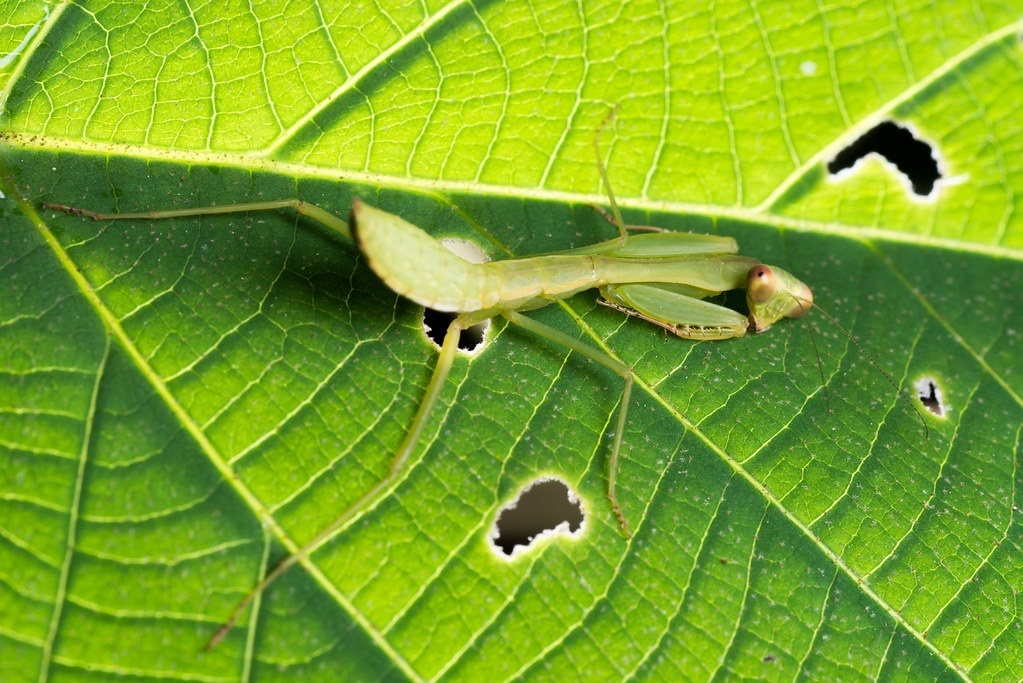
#> input picture FACE-P1/testing_data/default/COD10K-CAM-3-Flying-62-Mantis-4290.jpg, 1023 x 683 px; its folder holds only this picture in this run
$ python -i data.py   (imports and definitions only)
#> lines starting #> are read from the running program, lines starting #| are printed output that depends on the picture
#> further down, picture is the input picture: PIL image 1023x683 RGB; mean R, G, B 122.4, 165.7, 38.5
# -*- coding: utf-8 -*-
"""
Created on Thu Feb 16 11:42:48 2023

@author: Debra Hogue

Modified RankNet by Lv et al. to use Tensorflow not Pytorch
and added additional comments to explain methods

Paper: Simultaneously Localize, Segment and Rank the Camouflaged Objects by Lv et al.
"""

import os
from PIL import Image
import tensorflow.data as data
import tensorflow as tf
import random
import numpy as np
from PIL import ImageEnhance
import math


"""
    Several data augumentation strategies
"""
# [31 lines left out: functions cv_random_flip, randomCrop, randomRotation, not called in this run]


def colorEnhance(image):
    bright_intensity = random.randint(5, 15) / 10.0
    image = ImageEnhance.Brightness(image).enhance(bright_intensity)
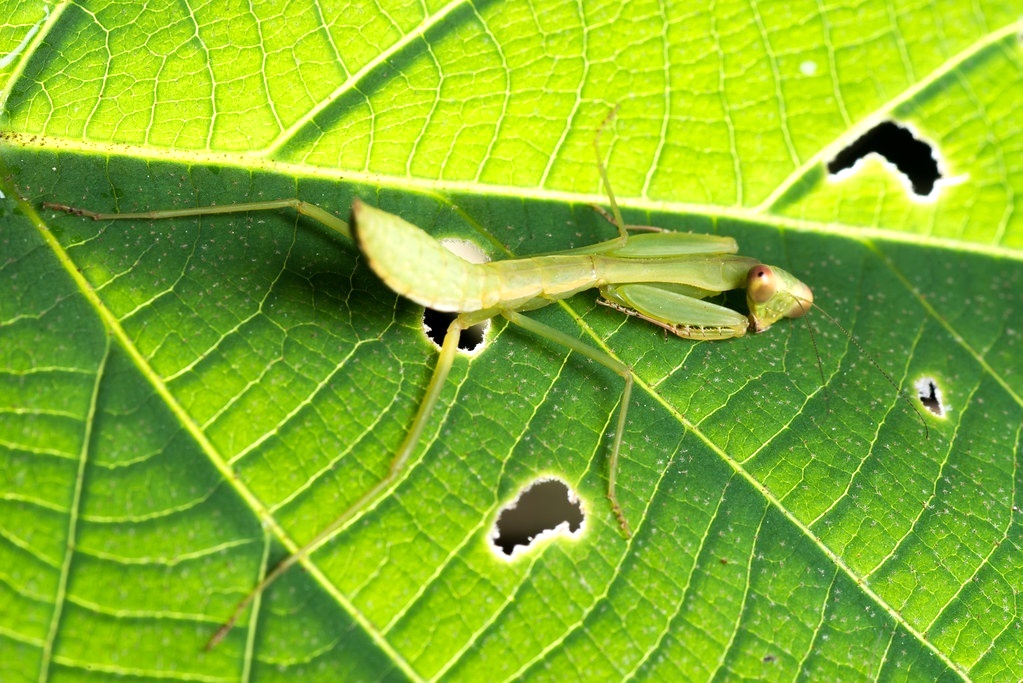
#> image: PIL image 1023x683 RGB; mean R, G, B 133.9, 181.2, 41.9
    contrast_intensity = random.randint(5, 15) / 10.0
    image = ImageEnhance.Contrast(image).enhance(contrast_intensity)
    color_intensity = random.randint(0, 20) / 10.0
    image = ImageEnhance.Color(image).enhance(color_intensity)
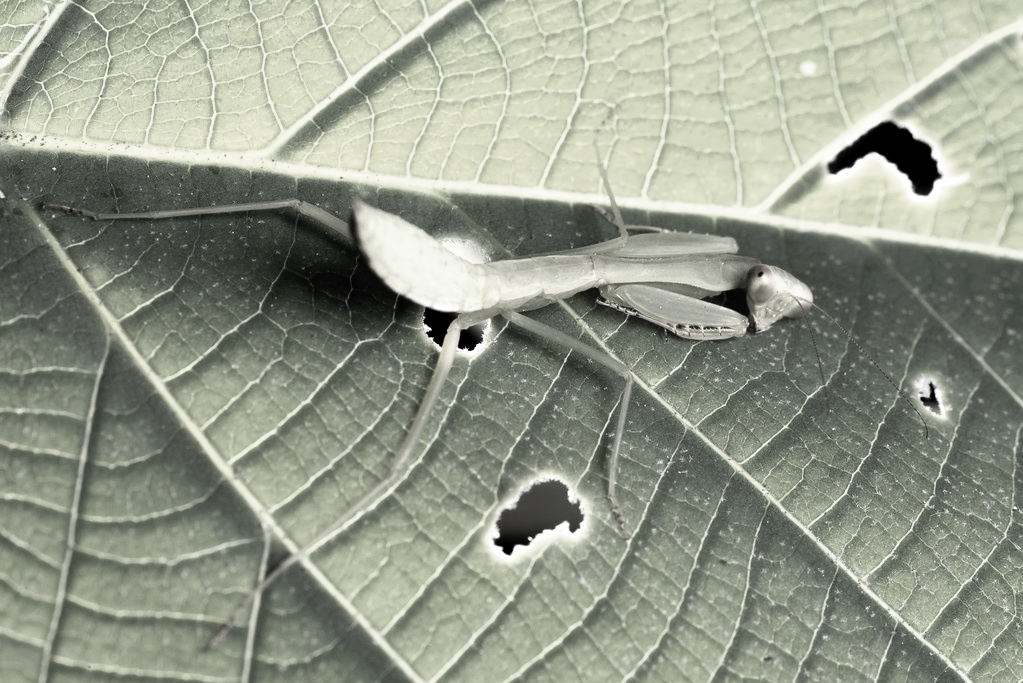
#> image: PIL image 1023x683 RGB; mean R, G, B 148, 153.2, 138.2
    sharp_intensity = random.randint(0, 30) / 10.0
    image = ImageEnhance.Sharpness(image).enhance(sharp_intensity)
    return image


# [40 lines left out: functions randomGaussian, randomGaussian1, randomPeper, not called in this run]

"""
    Salient Object Dataset - dataset for training
        The current loader is not using the normalized depth maps for training and test.
        If you use the normalized depth maps (e.g., 0 represents background and 1 represents foreground.),
        the performance will be further improved.
"""
class SalObjDataset(tf.keras.utils.Sequence):
    # [115 lines left out: functions __init__, __getitem__, __iter__, get_pic, filter_files, rgb_loader and 2 more, not called in this run]

    def __len__(self):
        return self.size


# [6 lines left out: function get_loader, not called in this run]


"""
    Testing Dataset class
"""
class test_dataset:
    # [7 lines left out: function __init__, not called in this run]

    def len(self):
        return self.size

    # [24 lines left out: functions load_data, rgb_loader, binary_loader, not called in this run]

>>> from PIL import Image
>>> picture = Image.open('testing_data/default/COD10K-CAM-3-Flying-62-Mantis-4290.jpg')
>>> result = colorEnhance(picture)

$ run again, on FACE-P1/testing_data/default/best-animal-camouflage-17.jpg
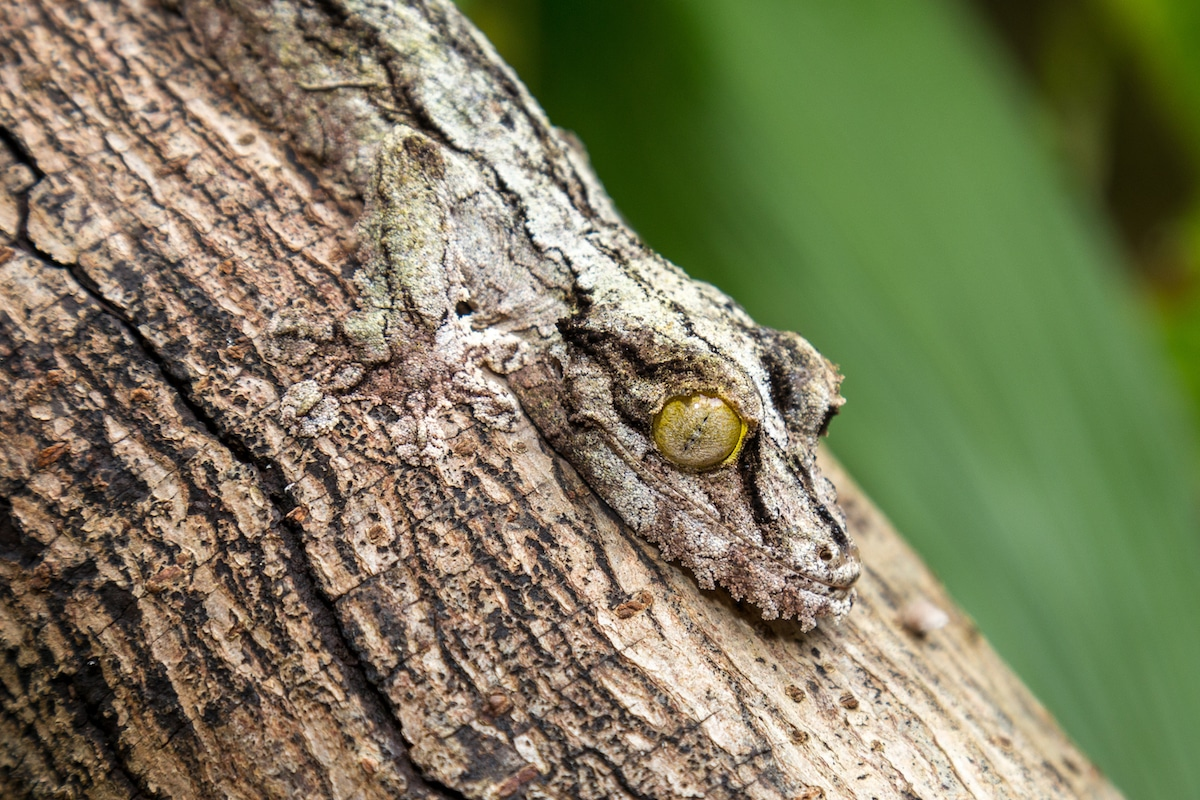
#> input picture FACE-P1/testing_data/default/best-animal-camouflage-17.jpg, 1200 x 800 px
#> picture is the input picture: PIL image 1200x800 RGB; mean R, G, B 123.5, 123, 91.6
#> in colorEnhance, `image = ImageEnhance.Brightness(image).enhance(bright_intensity)`:
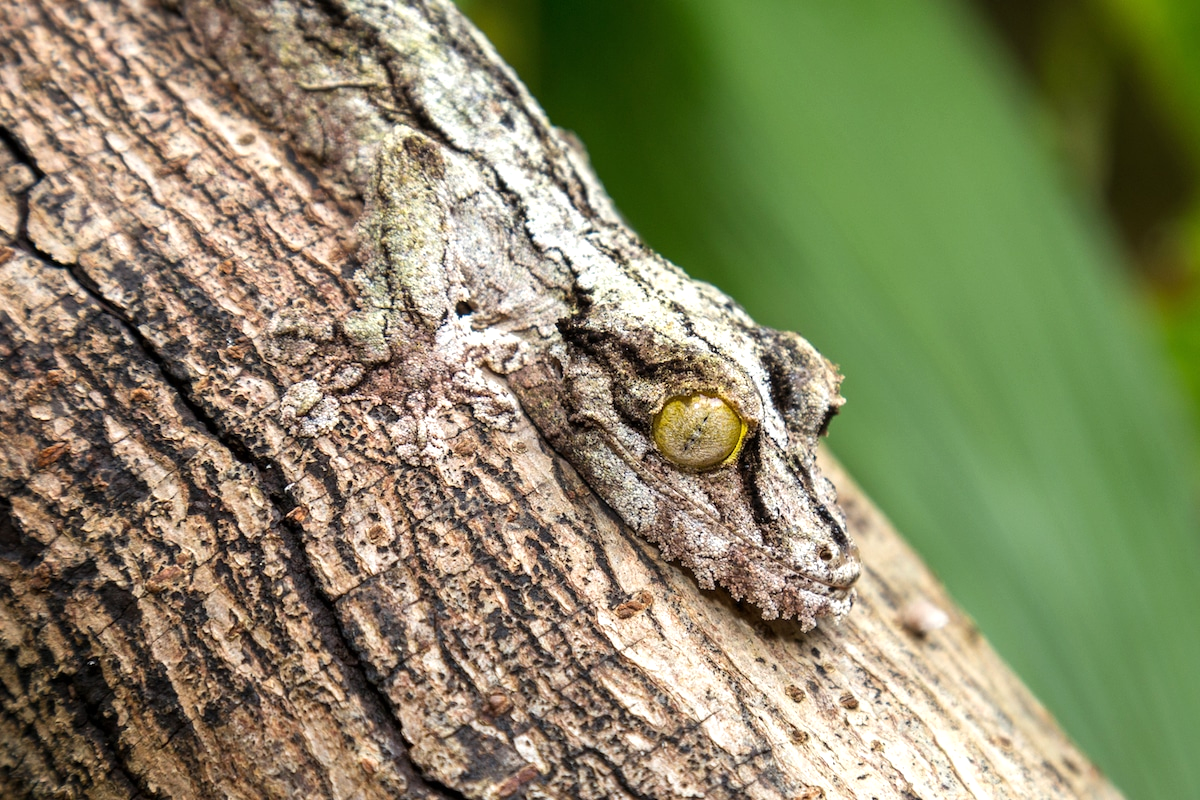
#> image: PIL image 1200x800 RGB; mean R, G, B 134.8, 134.6, 100.3
#> in colorEnhance, `image = ImageEnhance.Color(image).enhance(color_intensity)`:
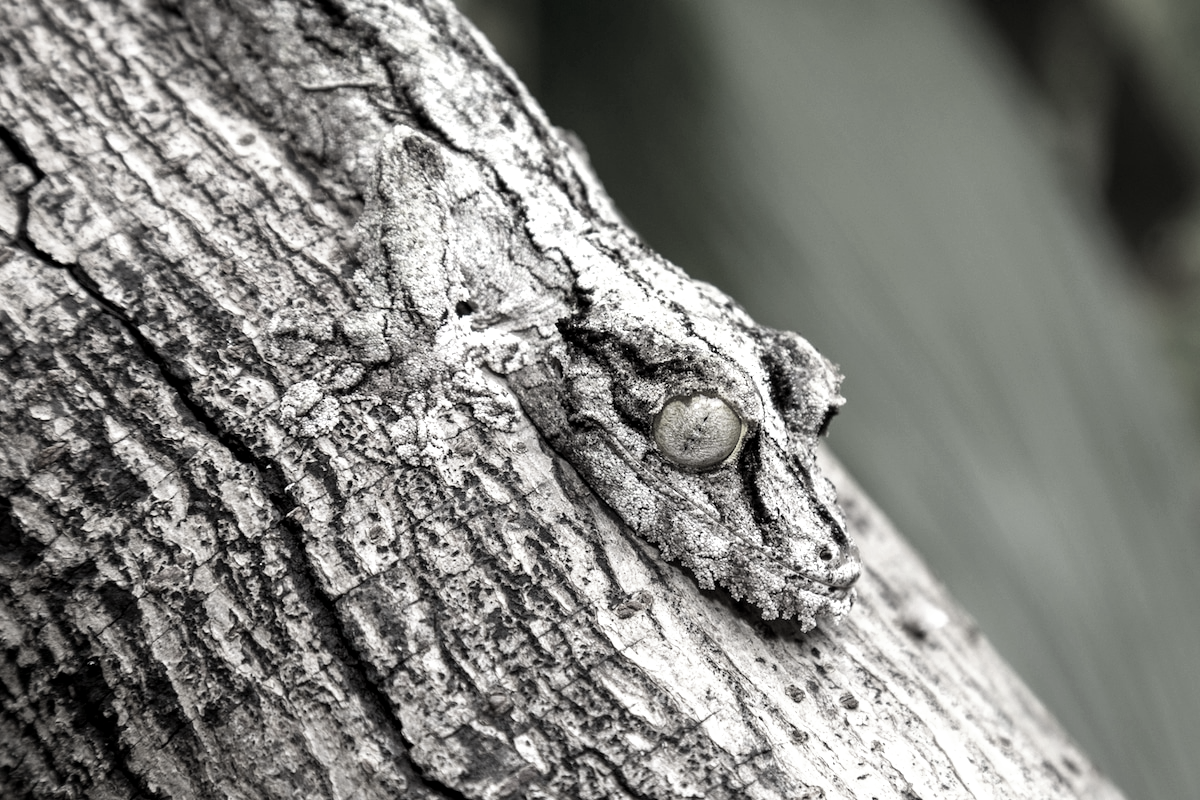
#> image: PIL image 1200x800 RGB; mean R, G, B 129.9, 129.9, 126.2
